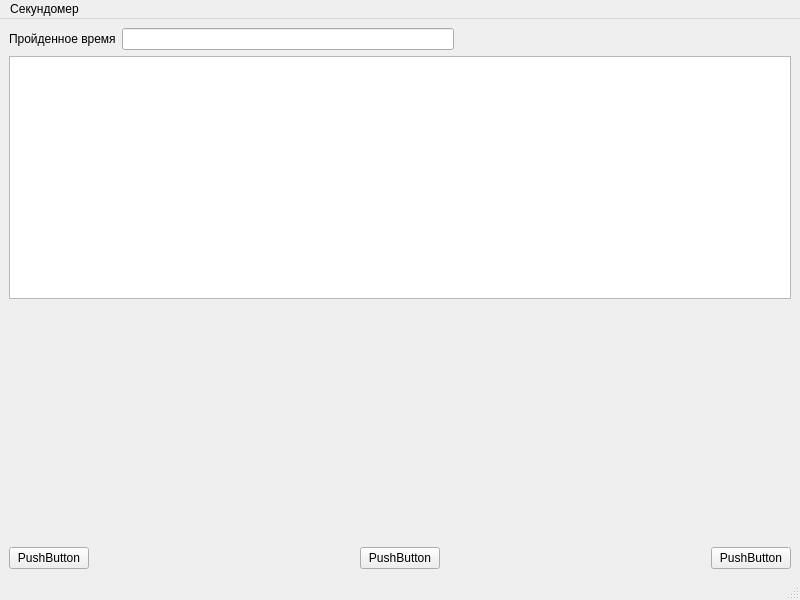
<?xml version="1.0" encoding="UTF-8"?>
<ui version="4.0">
 <class>MainWindow</class>
 <widget class="QMainWindow" name="MainWindow">
  <property name="geometry">
   <rect>
    <x>0</x>
    <y>0</y>
    <width>800</width>
    <height>600</height>
   </rect>
  </property>
  <property name="windowTitle">
   <string>MainWindow</string>
  </property>
  <widget class="QWidget" name="centralwidget">
   <layout class="QGridLayout" name="gridLayout_2">
    <item row="0" column="2">
     <spacer name="horizontalSpacer_2">
      <property name="orientation">
       <enum>Qt::Orientation::Horizontal</enum>
      </property>
      <property name="sizeHint" stdset="0">
       <size>
        <width>40</width>
        <height>20</height>
       </size>
      </property>
     </spacer>
    </item>
    <item row="0" column="1">
     <widget class="QLineEdit" name="le_time"/>
    </item>
    <item row="2" column="1">
     <spacer name="verticalSpacer">
      <property name="orientation">
       <enum>Qt::Orientation::Vertical</enum>
      </property>
      <property name="sizeHint" stdset="0">
       <size>
        <width>20</width>
        <height>40</height>
       </size>
      </property>
     </spacer>
    </item>
    <item row="3" column="0" colspan="3">
     <layout class="QGridLayout" name="gridLayout">
      <item row="0" column="1">
       <spacer name="horizontalSpacer">
        <property name="orientation">
         <enum>Qt::Orientation::Horizontal</enum>
        </property>
        <property name="sizeHint" stdset="0">
         <size>
          <width>40</width>
          <height>20</height>
         </size>
        </property>
       </spacer>
      </item>
      <item row="0" column="0">
       <widget class="QPushButton" name="pb_start">
        <property name="text">
         <string>PushButton</string>
        </property>
       </widget>
      </item>
      <item row="0" column="4">
       <widget class="QPushButton" name="pb_time">
        <property name="text">
         <string>PushButton</string>
        </property>
       </widget>
      </item>
      <item row="0" column="2">
       <widget class="QPushButton" name="pb_clear">
        <property name="text">
         <string>PushButton</string>
        </property>
       </widget>
      </item>
      <item row="0" column="3">
       <spacer name="horizontalSpacer_3">
        <property name="orientation">
         <enum>Qt::Orientation::Horizontal</enum>
        </property>
        <property name="sizeHint" stdset="0">
         <size>
          <width>40</width>
          <height>20</height>
         </size>
        </property>
       </spacer>
      </item>
     </layout>
    </item>
    <item row="0" column="0">
     <widget class="QLabel" name="label">
      <property name="text">
       <string>Пройденное время</string>
      </property>
     </widget>
    </item>
    <item row="1" column="0" colspan="3">
     <widget class="QTextBrowser" name="tb_race"/>
    </item>
   </layout>
  </widget>
  <widget class="QMenuBar" name="menubar">
   <property name="geometry">
    <rect>
     <x>0</x>
     <y>0</y>
     <width>800</width>
     <height>21</height>
    </rect>
   </property>
   <widget class="QMenu" name="menu">
    <property name="title">
     <string>Секундомер</string>
    </property>
   </widget>
   <addaction name="menu"/>
  </widget>
  <widget class="QStatusBar" name="statusbar"/>
 </widget>
 <resources/>
 <connections/>
</ui>
